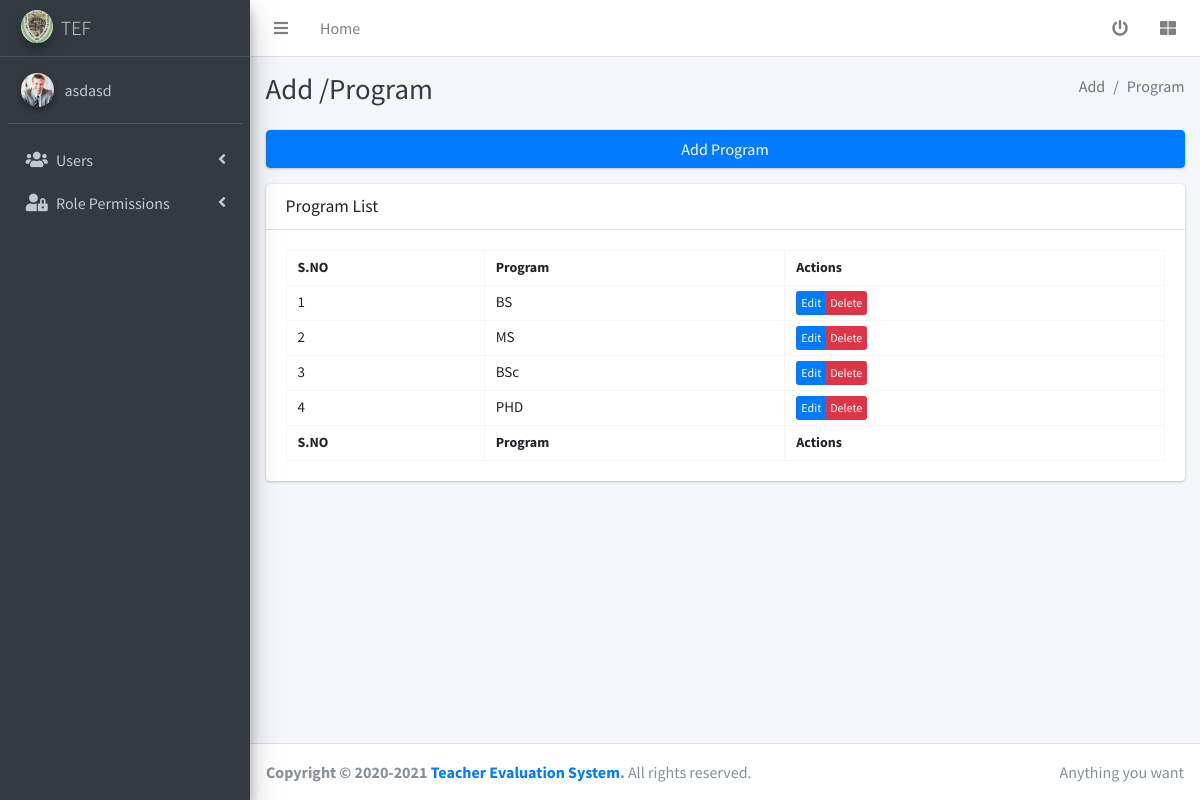
The app's page /modules/students/program.php (signed in) with its own data.
### tables this page shows
CREATE TABLE `programs` (
  `srno` int(11) NOT NULL,
  `program` varchar(30) DEFAULT NULL,
  `created_by` int(11) NOT NULL,
  `created_at` datetime DEFAULT NULL,
  `updated_at` datetime NOT NULL
);

### modules/students/program.php (the view, shortened to what this page needs)
<?php include('../../config.php');?>
<!DOCTYPE html>
<html lang="en">
<head>
<?php include(INCLUDE_PATH.'/layouts/links.php');?>
<link rel="stylesheet" href="<?php echo BASE_URL; ?>assets/plugins/datatables-bs4/css/dataTables.bootstrap4.css">
<link rel="stylesheet" href="<?php echo BASE_URL; ?>assets/plugins/choosen/chosen.css">
</head>
<body class="hold-transition sidebar-mini">
<div class="wrapper">
<?php include(INCLUDE_PATH.'/layouts/navbar.php');?>
<?php include(INCLUDE_PATH.'/layouts/sidebar.php');?>
  <div class="content-wrapper">
    <div class="content-header">
      <div class="container-fluid">
        <div class="row mb-2">
          <div class="col-sm-6">
            <h1 class="m-0 text-dark">Add /Program</h1>
          </div>
          <div class="col-sm-6">
            <ol class="breadcrumb float-sm-right">
              <li class="breadcrumb-item active">Add</li>
              <li class="breadcrumb-item active">Program</li>
            </ol>
          </div>
        </div>
      </div>
    </div>
    <section class="content">
      <div class="container-fluid">
       <div class="row">
         <div class="col-12">
            <div class="card">
              <div class="btn-group">
               <button type="button" class="btn btn-primary createBtn" data-toggle="modal" data-target="#myModal">
                 Add Program
               </button>
               </div>
             </div>
         </div>
       </div>
       <div class="row">
         <div class="col-md-12 col-lg-12 col-sm-12">
          <div class="card">
            <div class="card-header">
              <h3 class="card-title">Program List</h3>
            </div>
            <div class="card-body">
              <table id="example1" class="w-100"  >
                <thead>
                <tr>
                  <th>S.NO</th>
                  <th>Program</th>
                  <th>Actions</th>
                </tr>
                </thead>
                <tbody id="list">
                    <?php
                    $c=1;
                    $get_users=mysqli_query($con,"SELECT * from programs");
                    while($rows=mysqli_fetch_array($get_users)){
                   ?>
                <tr>
                    <td><?php  echo $c++;?></td>
                    <td><?php  echo $rows['program'];?></td>
                   <td>
                    <form method="POST">
                      <div class="btn-group">
                    <button class="btn btn-primary btn-xs editBtn"  type="button" data-toggle="modal" data-target="#edituser" value="<?php echo $rows['srno'];?>" onclick="progEdit(this.value)" id="editBtn">Edit
                    </button>
                    <button name="deleteProgram" class="btn btn-danger btn-xs deleteBtn" type="submit" data-toggle="modal" data-target="#changeImage" value="<?php echo $rows['srno'];?>"  id="deleteBtn" onclick="return confirm('Are you sure?')">Delete
                    </button></div></form></td>
                </tr>
                <?php }?>
               </tbody>
                <tfoot>
                <tr>
                  <th>S.NO</th>
                  <th>Program</th>
                  <th>Actions</th>
                </tr>
                </tfoot>
              </table>
            </div>
          </div>
           </div>
        </div>
    </div>
    </section>
  </div>
<?php include(INCLUDE_PATH.'/layouts/footer.php');?>
</div>
</body>
</html>

### modules/students/program.php (style rules this page uses)
td,th,tr { height: 35px; border: 1px solid #f4f6f9; padding-left: 11px; }

### records on screen
programs: program "BS", $rows['srno'] 9 (drawn)
programs: program "MS", $rows['srno'] 10 (drawn)
programs: program "BSc", $rows['srno'] 11 (drawn)
programs: program "PHD", $rows['srno'] 13 (drawn)

### other values on screen
$_SESSION['user']['FNAME'] "asdasd"
